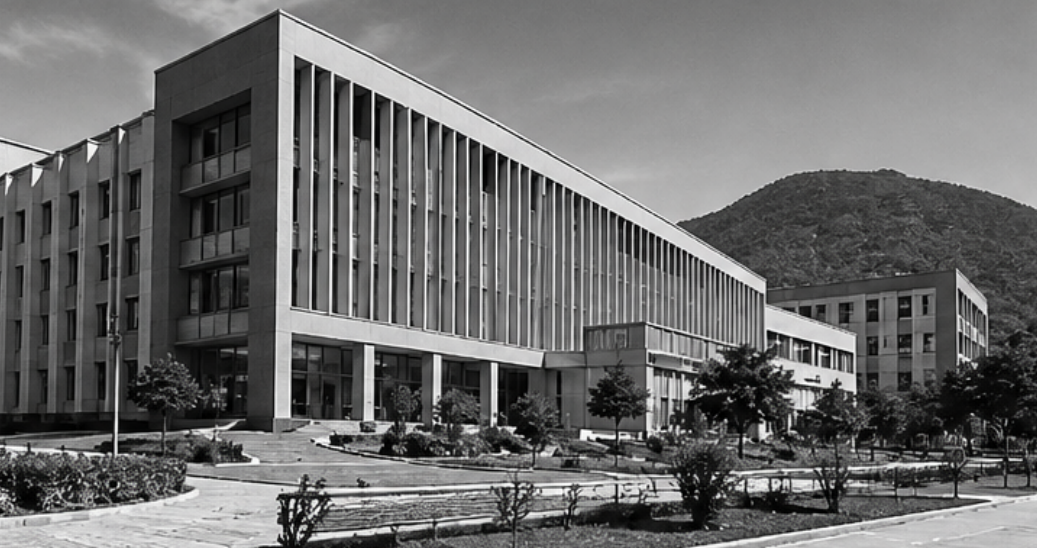
#> input picture images/input_image1.png, 1037 x 548 px
$ jupyter execute Q1_LoG_Hough_Line_Detection.ipynb   (older library calls are emulated)
#> lines starting #> are read from the running program, lines starting #| are printed output that depends on the picture; after the words box and inside, x2 and y2 are one past the last pixel; in counts of white or black regions, pixels touching at a corner belong together
# Q1. Line Structure Detection using LoG and Hough Transform

This notebook:
1. Loads an image containing prominent linear structures.
2. Converts it to grayscale.
3. Computes the **Laplacian of Gaussian (LoG)** response.
4. Obtains an edge map using **zero-crossing detection**.
5. Repeats zero-crossing detection with a threshold to suppress weak LoG responses.
6. Applies the **Hough Transform** for line detection.
7. Overlays detected lines on the original image.
8. Compares the two LoG threshold settings and discusses false detections.

> **Note:** Place your input image in the same directory as this notebook and set `IMAGE_PATH` below.

[cell 1]
# Install/import required libraries
# If needed, uncomment the next line:
# !pip install opencv-python scikit-image matplotlib numpy

import cv2
import numpy as np
import matplotlib.pyplot as plt

from skimage.transform import hough_line, hough_line_peaks
from skimage.feature import canny

plt.rcParams["figure.figsize"] = (10, 7)
plt.rcParams["image.cmap"] = "gray"

[cell 2]
# -----------------------------
# Configuration
# -----------------------------
IMAGE_PATH = "../images/input_image1.png"

# LoG parameters
GAUSSIAN_SIGMA = 1.4

# Zero-crossing thresholds
# 0.0 = use every sign change (weak responses included)
THRESHOLD_LOW = 0.0

# Increase this value to suppress weak LoG responses.
THRESHOLD_HIGH = 0.03

# Hough parameters
NUM_LINES = 20
MIN_DISTANCE = 20
MIN_ANGLE = 10

[cell 3]
# Load image
image_bgr = cv2.imread(IMAGE_PATH)
#> image_bgr is the input picture: shape (548, 1037, 3); mean B, G, R 108.3, 108.4, 108.5

if image_bgr is None:
    raise FileNotFoundError(
        f"Could not read '{IMAGE_PATH}'. "
        "Place the image in the notebook directory or update IMAGE_PATH."
    )

image_rgb = cv2.cvtColor(image_bgr, cv2.COLOR_BGR2RGB)
gray = cv2.cvtColor(image_bgr, cv2.COLOR_BGR2GRAY)
gray_float = gray.astype(np.float32) / 255.0

print("Image shape:", image_rgb.shape)
#| Image shape: (548, 1037, 3)

plt.figure()
plt.imshow(image_rgb)
plt.title("Original Image")
plt.axis("off")
plt.show()

plt.figure()
plt.imshow(gray, cmap="gray")
plt.title("Grayscale Image")
plt.axis("off")
plt.show()

## 1. Laplacian of Gaussian (LoG)

The image is first smoothed using a Gaussian filter and then the Laplacian is applied.

The LoG response highlights locations where the second spatial derivative changes sign. We use these **zero crossings** as candidate edges.

[cell 4]
# Compute LoG response
blurred = cv2.GaussianBlur(
    gray_float,
    ksize=(0, 0),
    sigmaX=GAUSSIAN_SIGMA,
    sigmaY=GAUSSIAN_SIGMA
)

log_response = cv2.Laplacian(
    blurred,
    cv2.CV_32F,
    ksize=3
)

# Normalize only for visualization
log_vis = cv2.normalize(
    np.abs(log_response),
    None,
    0,
    255,
    cv2.NORM_MINMAX
).astype(np.uint8)

plt.figure()
plt.imshow(log_vis, cmap="gray")
plt.title("Absolute LoG Response")
plt.axis("off")
plt.show()

## 2. Zero-crossing edge detection

A zero crossing occurs when neighboring LoG values have opposite signs.

For each pixel, we check its 8-neighborhood. An edge is detected when:
- the neighborhood contains both positive and negative values, and
- the magnitude of the LoG response is larger than the selected threshold.

Two cases are tested:
- **Threshold = 0:** weak zero crossings are retained.
- **Higher threshold:** weak LoG responses are suppressed.

[cell 5]
def zero_crossing_edges(log_img, threshold=0.0):
    """Detect LoG zero crossings with a magnitude threshold."""
#> called with threshold = 0

    h, w = log_img.shape

    # Pad so every pixel has an 8-neighborhood
    padded = np.pad(log_img, 1, mode="edge")
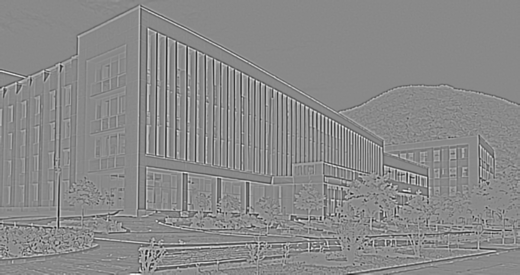
#> padded: shape (550, 1039) float32 (shown at 1/2 size); min -0.756, max 0.647, mean 5.64e-05; drawn with min black and max white

    center = padded[1:-1, 1:-1]

    neighborhood_values = []
    for dr in (-1, 0, 1):
        for dc in (-1, 0, 1):
            if dr == 0 and dc == 0:
                continue
            neighborhood_values.append(
                padded[
                    1 + dr : 1 + dr + h,
                    1 + dc : 1 + dc + w
                ]
            )
#> after the loop, neighborhood_values = 8 items

    neighbors = np.stack(neighborhood_values, axis=0)

    has_positive = np.any(neighbors > 0, axis=0)
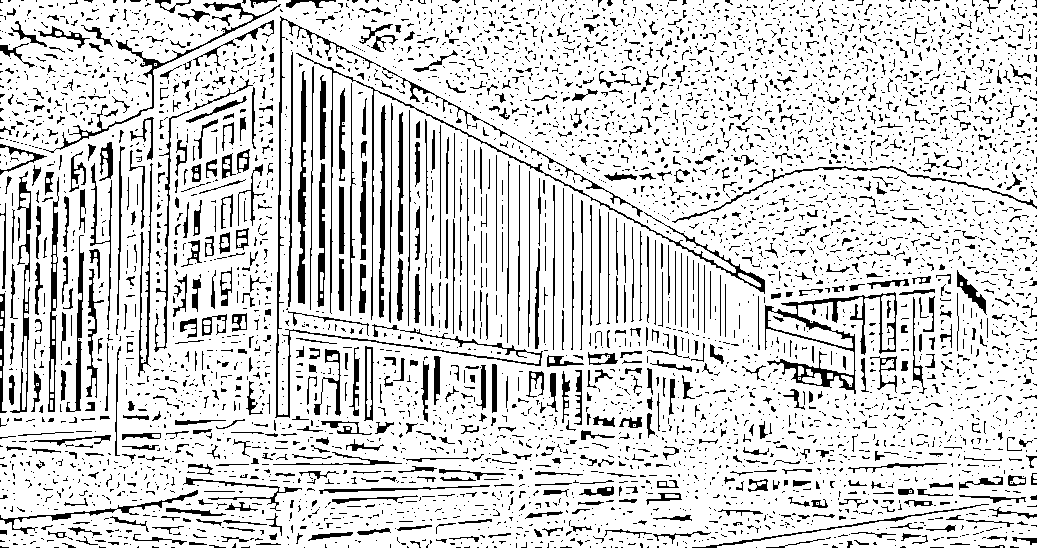
#> has_positive: shape (548, 1037) bool; 83.7% white; black in thin lines or dots
    has_negative = np.any(neighbors < 0, axis=0)
#> has_negative: shape (548, 1037) bool; 81.7% white; 4620 black regions (3785 under 20 px), largest, box (x1, y1, x2, y2) and area: (119, 169, 163, 433) 1603, (576, 484, 717, 532) 1527, (659, 366, 776, 445) 1405

    # A sign change between the center/neighborhood.
    sign_change = (
        ((center > 0) & has_negative) |
        ((center < 0) & has_positive)
    )
#> sign_change: shape (548, 1037) bool; 65.5% white; black in thin lines or dots

    # Suppress weak LoG responses.
    magnitude = np.abs(center)
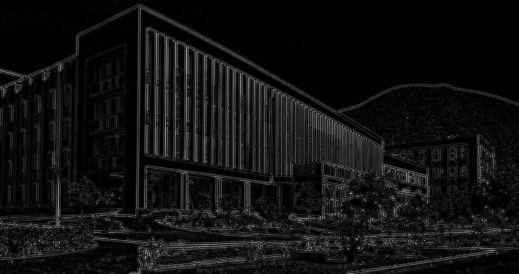
#> magnitude: shape (548, 1037) float32 (shown at 1/2 size); min 0, max 0.756, mean 0.0688
    strong_response = magnitude >= threshold
#> strong_response: shape (548, 1037) bool; every value is 1

    edges = sign_change & strong_response

    return edges.astype(np.uint8) * 255
#> returned value: shape (548, 1037); 65.5% white; black in thin lines or dots


edges_low = zero_crossing_edges(log_response, THRESHOLD_LOW)
edges_high = zero_crossing_edges(log_response, THRESHOLD_HIGH)
#> call 2 of zero_crossing_edges, with threshold = 0.03
#> in zero_crossing_edges (call 2), `strong_response = magnitude >= threshold`:
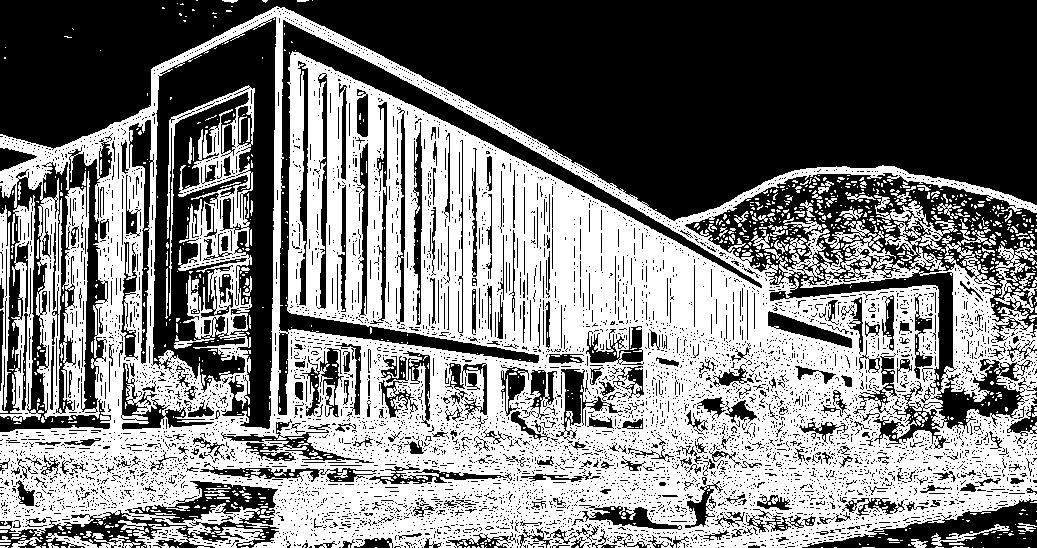
#> strong_response: shape (548, 1037) bool; 48.6% white; 1000 white regions (896 under 20 px), largest, box (x1, y1, x2, y2) and area: (0, 6, 1037, 548) 264413, (0, 205, 11, 413) 1218, (995, 241, 1037, 298) 765
#> in zero_crossing_edges (call 2), `edges = sign_change & strong_response`:
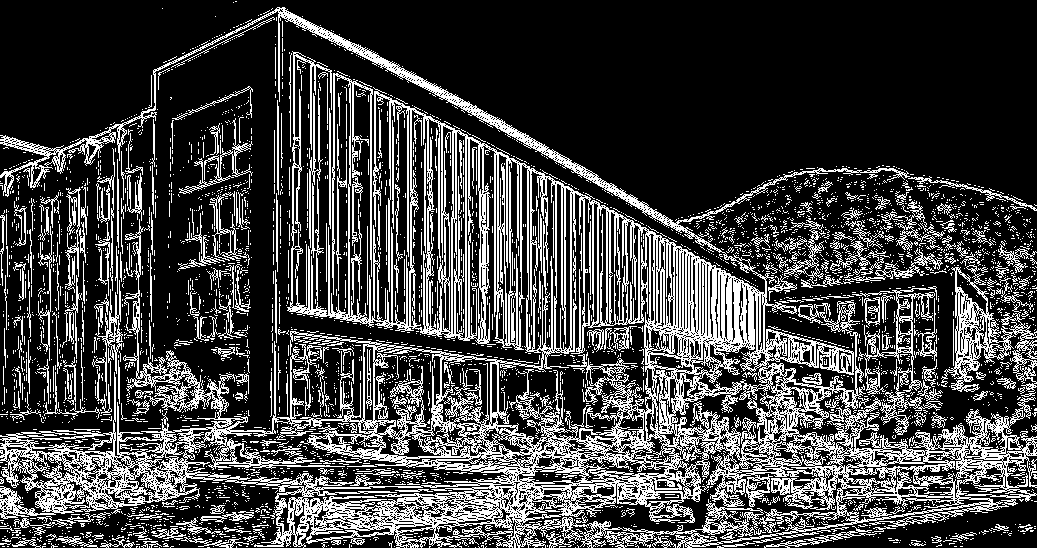
#> edges: shape (548, 1037) bool; 26% white in thin lines or dots

print("Low-threshold edge pixels :", np.count_nonzero(edges_low))
#| Low-threshold edge pixels : 372187
print("High-threshold edge pixels:", np.count_nonzero(edges_high))
#| High-threshold edge pixels: 147559

[cell 6]
# Visualize the two LoG zero-crossing edge maps
fig, axes = plt.subplots(1, 2, figsize=(16, 6))

axes[0].imshow(edges_low, cmap="gray")
axes[0].set_title(f"LoG Zero Crossings — Threshold = {THRESHOLD_LOW}")
axes[0].axis("off")

axes[1].imshow(edges_high, cmap="gray")
axes[1].set_title(f"LoG Zero Crossings — Threshold = {THRESHOLD_HIGH}")
axes[1].axis("off")

plt.tight_layout()
plt.show()

## 3. Hough Transform

The edge maps are supplied to the Hough line transform.

`hough_line` computes votes in the $(\rho, \theta)$ parameter space, where:

$$
\rho = x\cos(\theta) + y\sin(\theta)
$$

The strongest peaks correspond to prominent lines in the image.

[cell 7]
def detect_hough_lines(edge_image, num_lines=20,
                       min_distance=20, min_angle=10):
    """Detect prominent Hough lines from a binary edge image."""
#> called with num_lines = 20, min_distance = 20, min_angle = 10

    # hough_line expects a boolean edge image
    hspace, angles, distances = hough_line(edge_image > 0)
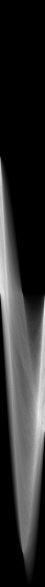
#> hspace: shape (2347, 180) uint64 (shown at 1/4 size); min 0, max 857, mean 158.6; drawn with min black and max white
#> angles = 180 values from -1.57 to 1.55; distances = 2347 values from -1173 to 1173

    accum, peak_angles, peak_distances = hough_line_peaks(
        hspace,
        angles,
        distances,
        num_peaks=num_lines,
        min_distance=min_distance,
        min_angle=min_angle
    )
#> accum = 20 values, max 857 at index 0, min 758 at index 18, mean 794.2; peak_angles = 20 values, max 1.55 at index 7, min -1.57 at index 0, mean 0.164; peak_distances = 20 values, max 694 at index 4, min -545 at index 0, mean 233.6

    return hspace, angles, distances, accum, peak_angles, peak_distances


hough_low = detect_hough_lines(
    edges_low,
    num_lines=NUM_LINES,
    min_distance=MIN_DISTANCE,
    min_angle=MIN_ANGLE
)
#> hough_low = 6 items

hough_high = detect_hough_lines(
    edges_high,
    num_lines=NUM_LINES,
    min_distance=MIN_DISTANCE,
    min_angle=MIN_ANGLE
)
#> call 2 of detect_hough_lines, with num_lines = 20, min_distance = 20, min_angle = 10
#> in detect_hough_lines (call 2), `hspace, angles, distances = hough_line(edge_image > 0)`:
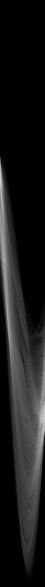
#> hspace: shape (2347, 180) uint64 (shown at 1/4 size); min 0, max 607, mean 62.9; drawn with min black and max white
#> in detect_hough_lines (call 2), `accum, peak_angles, peak_distances = hough_line_peaks( hspace, angles,..`: accum = 20 values, max 607 at index 0, min 349 at index 19, mean 453.8; peak_angles = 20 values, max 1.55 at index 0, min -1.48 at index 4, mean -0.371; peak_distances = 20 values, max 740 at index 18, min -376 at index 4, mean 117.3
#> hough_high = 6 items

_, _, _, accum_low, angles_low, distances_low = hough_low
#> accum_low = 20 values, max 857 at index 0, min 758 at index 18, mean 794.2; angles_low = 20 values, max 1.55 at index 7, min -1.57 at index 0, mean 0.164; distances_low = 20 values, max 694 at index 4, min -545 at index 0, mean 233.6
_, _, _, accum_high, angles_high, distances_high = hough_high
#> accum_high has the same summary as accum in detect_hough_lines; angles_high has the same summary as peak_angles in detect_hough_lines; distances_high has the same summary as peak_distances in detect_hough_lines

print("Detected lines with low threshold :", len(angles_low))
#| Detected lines with low threshold : 20
print("Detected lines with high threshold:", len(angles_high))
#| Detected lines with high threshold: 20

[cell 8]
def overlay_hough_lines(image, angles, distances):
    """Draw infinite Hough lines across the image."""

    result = image.copy()
    h, w = image.shape[:2]

    for angle, distance in zip(angles, distances):
        # x*cos(theta) + y*sin(theta) = rho
        a = np.cos(angle)
        b = np.sin(angle)

        # One point on the line
        x0 = a * distance
        y0 = b * distance

        # Direction vector
        dx = -b
        dy = a

        # Make the line long enough to cross the whole image
        scale = max(h, w) * 2

        x1 = int(round(x0 + scale * dx))
        y1 = int(round(y0 + scale * dy))
        x2 = int(round(x0 - scale * dx))
        y2 = int(round(y0 - scale * dy))

        cv2.line(
            result,
            (x1, y1),
            (x2, y2),
            (255, 0, 0),
            2,
            cv2.LINE_AA
        )
#> this loop made 20 passes
#> (angle, distance, a, b, x0, y0, dx, dy) on passes 3, 4, 5, 8, 9, 10, 11: (1.08, 483, 0.469, 0.883, 226.8, 426.5, -0.883, 0.469), (1.48, 103, 0.0872, 0.996, 8.98, 102.6, -0.996, 0.0872), (0.785, 694, 0.707, 0.707, 490.7, 490.7, -0.707, 0.707), (1.55, 467, 0.0175, 1, 8.15, 466.9, -1, 0.0175), (-0.785, 303, 0.707, -0.707, 214.3, -214.3, 0.707, 0.707), (1.17, 436, 0.391, 0.921, 170.4, 401.3, -0.921, 0.391), (0.785, 665, 0.707, 0.707, 470.2, 470.2, -0.707, 0.707)
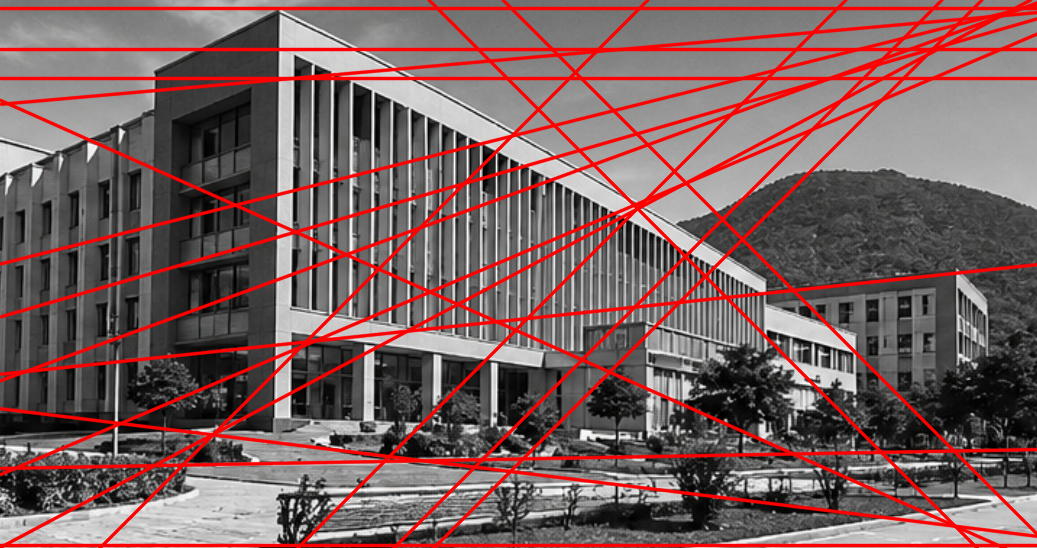
#> result: shape (548, 1037, 3); mean R, G, B 123.2, 95.2, 95.1

    return result


overlay_low = overlay_hough_lines(
    image_rgb,
    angles_low,
    distances_low
)

overlay_high = overlay_hough_lines(
    image_rgb,
    angles_high,
    distances_high
)
#> the loop in overlay_hough_lines (call 2), `for angle, distance in zip(angles, distances):` made 20 passes
#> (angle, distance, a, b, x0, y0, dx, dy) on passes 1 to 7: (1.55, 467, 0.0175, 1, 8.15, 466.9, -1, 0.0175), (1.54, 500, 0.0349, 0.999, 17.45, 499.7, -0.999, 0.0349), (1.47, 543, 0.105, 0.995, 56.76, 540, -0.995, 0.105), (-1.06, 130, 0.485, -0.875, 63.03, -113.7, 0.875, 0.485), (-1.48, -376, 0.0872, -0.996, -32.77, 374.6, 0.996, 0.0872), (-1.43, -288, 0.139, -0.99, -40.08, 285.2, 0.99, 0.139), (-0.785, 211, 0.707, -0.707, 149.2, -149.2, 0.707, 0.707)
#> after the loop in overlay_hough_lines (call 2), `for angle, distance in zip(angles, distances):`:
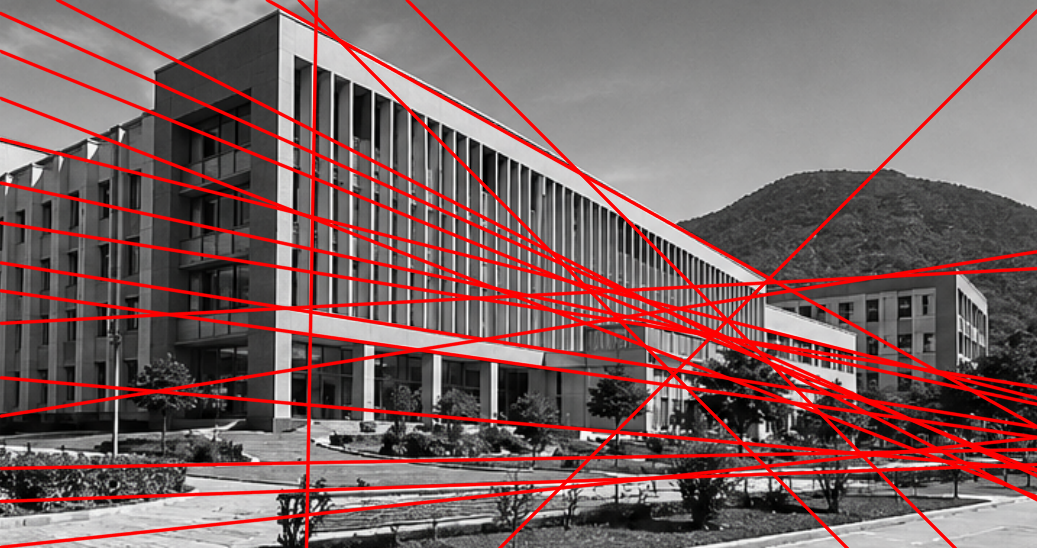
#> result: shape (548, 1037, 3); mean R, G, B 124.8, 97.3, 97.2

fig, axes = plt.subplots(1, 2, figsize=(18, 7))

axes[0].imshow(overlay_low)
axes[0].set_title(
    f"Hough Lines — Low LoG Threshold ({THRESHOLD_LOW})"
)
axes[0].axis("off")

axes[1].imshow(overlay_high)
axes[1].set_title(
    f"Hough Lines — High LoG Threshold ({THRESHOLD_HIGH})"
)
axes[1].axis("off")

plt.tight_layout()
plt.show()

## 4. Hough accumulator comparison

The Hough accumulator shows how strongly different $(\rho, \theta)$ combinations are supported by the edge pixels.

[cell 9]
hspace_low, angles_grid_low, distances_grid_low, _, _, _ = hough_low
#> angles_grid_low = 180 values from -1.57 to 1.55; distances_grid_low = 2347 values from -1173 to 1173
hspace_high, angles_grid_high, distances_grid_high, _, _, _ = hough_high
#> angles_grid_high = 180 values from -1.57 to 1.55; distances_grid_high = 2347 values from -1173 to 1173

fig, axes = plt.subplots(1, 2, figsize=(16, 6))

axes[0].imshow(
    hspace_low,
    aspect="auto",
    extent=[
        np.rad2deg(angles_grid_low[0]),
        np.rad2deg(angles_grid_low[-1]),
        distances_grid_low[-1],
        distances_grid_low[0]
    ]
)
axes[0].set_title(f"Hough Accumulator — Threshold {THRESHOLD_LOW}")
axes[0].set_xlabel("Theta (degrees)")
axes[0].set_ylabel("Rho")

axes[1].imshow(
    hspace_high,
    aspect="auto",
    extent=[
        np.rad2deg(angles_grid_high[0]),
        np.rad2deg(angles_grid_high[-1]),
        distances_grid_high[-1],
        distances_grid_high[0]
    ]
)
axes[1].set_title(f"Hough Accumulator — Threshold {THRESHOLD_HIGH}")
axes[1].set_xlabel("Theta (degrees)")
axes[1].set_ylabel("Rho")

plt.tight_layout()
plt.show()

## 5. Quantitative comparison

The following table summarizes the number of edge pixels and Hough lines obtained under the two LoG threshold settings.

[cell 10]
# Simple comparison table
print("=" * 60)
print("                 LoG Threshold Comparison")
print("=" * 60)
print(f"{'Measure':<35} {'Low':>10} {'High':>10}")
print("-" * 60)
print(f"{'LoG threshold':<35} {THRESHOLD_LOW:>10.4f} {THRESHOLD_HIGH:>10.4f}")
print(f"{'Edge pixels':<35} {np.count_nonzero(edges_low):>10} {np.count_nonzero(edges_high):>10}")
#| Edge pixels                             372187     147559
print(f"{'Hough lines detected':<35} {len(angles_low):>10} {len(angles_high):>10}")
#| Hough lines detected                        20         20
print("=" * 60)
